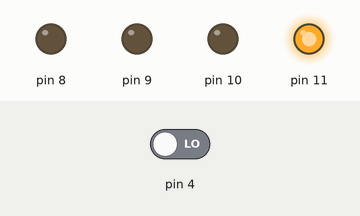
The sketch below on a simulated Arduino Uno, built with avr-gcc and run on an emulated ATmega328P. On the bench: output pins drawn as LEDs (lit = HIGH). The inputs (shaded band) are chosen by the test bench; at power-on: pin 4 LOW.

Above: at 0.1 s.
At 0.7 s:
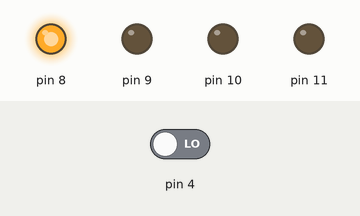
At 1.3 s:
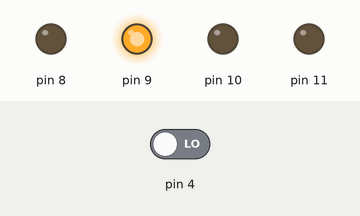
At 2.7 s:
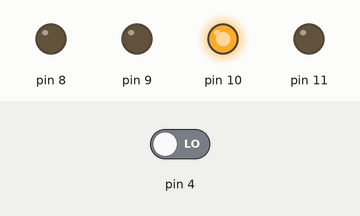
Timing chart, 0 to 3.0 s (numbered marks = the images above):
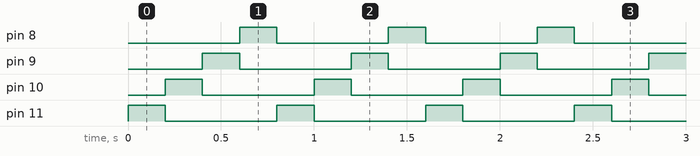

Measured:
- by itself, pin 8–11: alternates HIGH for 0.20 s and LOW for 0.60 s
- by itself, everything shown: repeats every 0.80 s, in 4 steps

The sketch:

sketch_sep14a.ino
```cpp
int state = 0;
void setup() {
  pinMode(4, INPUT);
  pinMode(8, OUTPUT);
  pinMode(9, OUTPUT);
  pinMode(10, OUTPUT);
  pinMode(11, OUTPUT);
}

void loop()
{
  if (digitalRead(4) == HIGH)
  state=!state;
  if(state==1)
  {
    digitalWrite(8, HIGH);
    delay(200);
    digitalWrite(8, LOW);
    digitalWrite(9, HIGH);
    delay(200);
    digitalWrite(9, LOW);
    digitalWrite(10, HIGH);
    delay(200);
    digitalWrite(10, LOW);
    digitalWrite(11, HIGH);
    delay(200);
    digitalWrite(11, LOW);
  }
  if(state==0)
  {
    digitalWrite(11, HIGH);
    delay(200);
    digitalWrite(11, LOW);
    digitalWrite(10, HIGH);
    delay(200);
    digitalWrite(10, LOW);
    digitalWrite(9, HIGH);
    delay(200);
    digitalWrite(9, LOW);
    digitalWrite(8, HIGH);
    delay(200);
    digitalWrite(8, LOW);
  }
}
```
